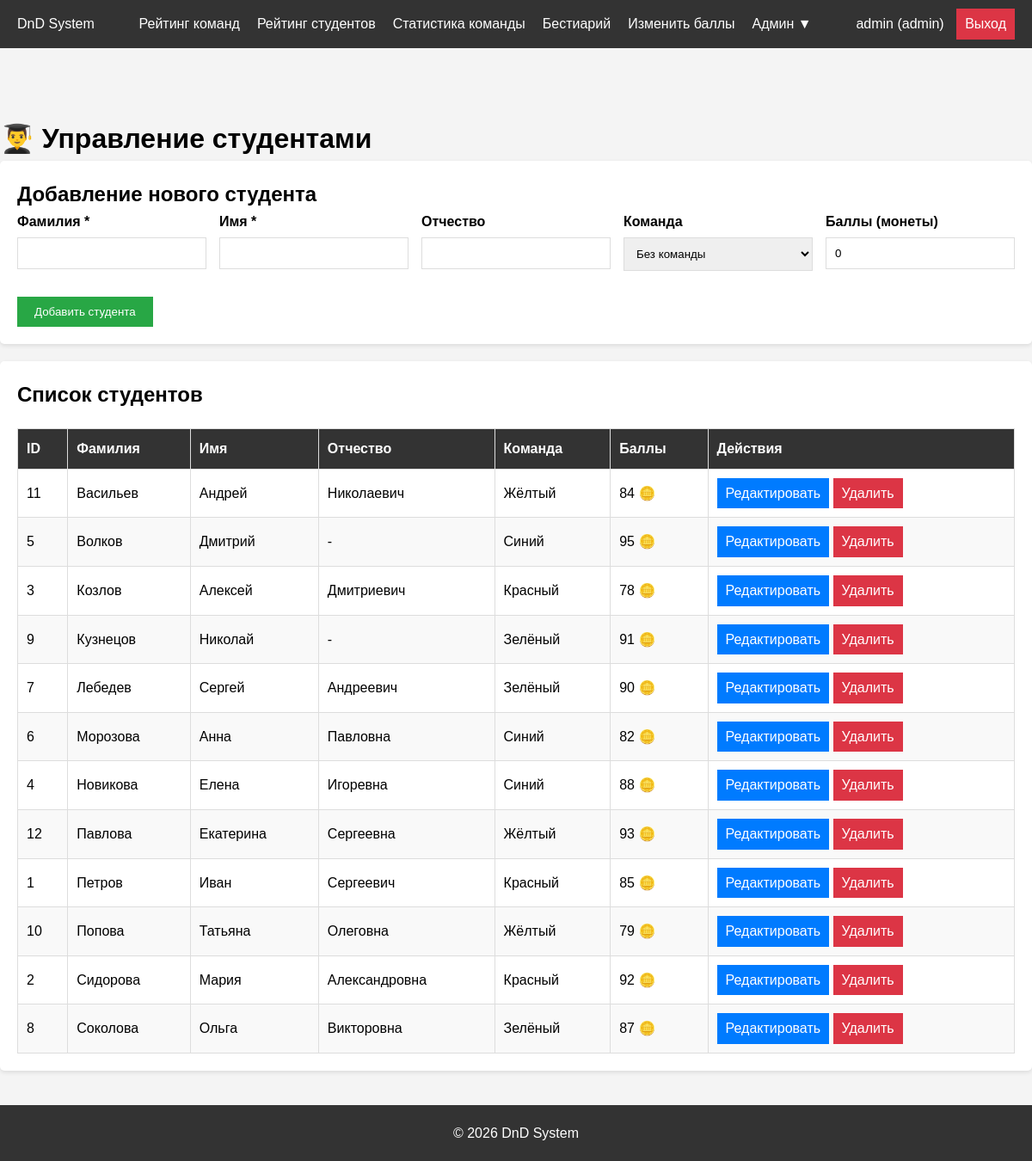
Screenshot of /fNAF/dnd-site/admin/students.php (signed in) with the database file from the repository.
### tables this page shows
CREATE TABLE `STUDENTS` (
  `student_id` int(10) UNSIGNED NOT NULL,
  `team_id` int(10) UNSIGNED DEFAULT NULL,
  `first_name` varchar(20) NOT NULL,
  `last_name` varchar(30) NOT NULL,
  `middle_name` varchar(30) DEFAULT NULL,
  `score` int(10) UNSIGNED NOT NULL DEFAULT 0,
  `created_at` timestamp NULL DEFAULT current_timestamp(),
  `updated_at` timestamp NULL DEFAULT current_timestamp() ON UPDATE current_timestamp()
);

CREATE TABLE `TEAMS` (
  `team_id` int(10) UNSIGNED NOT NULL,
  `character_id` int(10) UNSIGNED DEFAULT NULL,
  `team_color` varchar(15) NOT NULL,
  `amount` int(10) UNSIGNED NOT NULL DEFAULT 0,
  `inspiration` int(10) UNSIGNED NOT NULL DEFAULT 0,
  `created_at` timestamp NULL DEFAULT current_timestamp(),
  `updated_at` timestamp NULL DEFAULT current_timestamp() ON UPDATE current_timestamp()
);

### fNAF/dnd-site/admin/students.php (the view, shortened to what this page needs)
<?php
require_once '../includes/header.php';
$pdo = getDBConnection();
$editStudent = null;
$stmt = $pdo->query("
    SELECT s.*, t.team_color
    FROM STUDENTS s
    LEFT JOIN TEAMS t ON s.team_id = t.team_id
    ORDER BY s.last_name, s.first_name
");
$students = $stmt->fetchAll();
?>
<h1>👨‍🎓 Управление студентами</h1>
<div class="card">
    <h2><?= $editStudent ? 'Редактирование студента' : 'Добавление нового студента' ?></h2>
    <form method="POST">
        <div style="display: grid; grid-template-columns: repeat(auto-fit, minmax(200px, 1fr)); gap: 15px;">
            <div class="form-group">
                <label for="last_name">Фамилия *</label>
                <input type="text" id="last_name" name="last_name" required maxlength="30"
                       value="<?= htmlspecialchars($editStudent['last_name'] ?? '') ?>">
            </div>
            <div class="form-group">
                <label for="first_name">Имя *</label>
                <input type="text" id="first_name" name="first_name" required maxlength="20"
                       value="<?= htmlspecialchars($editStudent['first_name'] ?? '') ?>">
            </div>
            <div class="form-group">
                <label for="middle_name">Отчество</label>
                <input type="text" id="middle_name" name="middle_name" maxlength="30"
                       value="<?= htmlspecialchars($editStudent['middle_name'] ?? '') ?>">
            </div>
            <div class="form-group">
                <label for="team_id">Команда</label>
                <select name="team_id" id="team_id">
                    <option value="">Без команды</option>
                </select>
            </div>
            <div class="form-group">
                <label for="score">Баллы (монеты)</label>
                <input type="number" id="score" name="score" min="0"
                       value="<?= $editStudent['score'] ?? 0 ?>">
            </div>
        </div>
        <div style="margin-top: 15px;">
            <button type="submit" class="btn btn-success">
                <?= $editStudent ? 'Сохранить изменения' : 'Добавить студента' ?>
            </button>
        </div>
    </form>
</div>
<div class="card">
    <h2>Список студентов</h2>
    <table>
        <thead>
            <tr>
                <th>ID</th>
                <th>Фамилия</th>
                <th>Имя</th>
                <th>Отчество</th>
                <th>Команда</th>
                <th>Баллы</th>
                <th>Действия</th>
            </tr>
        </thead>
        <tbody>
            <?php foreach ($students as $student): ?>
            <tr>
                <td><?= $student['student_id'] ?></td>
                <td><?= htmlspecialchars($student['last_name']) ?></td>
                <td><?= htmlspecialchars($student['first_name']) ?></td>
                <td><?= htmlspecialchars($student['middle_name'] ?? '-') ?></td>
                <td><?= htmlspecialchars($student['team_color'] ?? 'Без команды') ?></td>
                <td><?= $student['score'] ?> 🪙</td>
                <td>
                    <a href="students.php?edit=<?= $student['student_id'] ?>" class="btn btn-primary" style="padding: 5px 10px;">Редактировать</a>
                    <a href="students.php?delete=<?= $student['student_id'] ?>" class="btn btn-danger" style="padding: 5px 10px;"
                       onclick="return confirm('Удалить студента?')">Удалить</a>
                </td>
            </tr>
            <?php endforeach; ?>
        </tbody>
    </table>
</div>
<?php require_once '../includes/footer.php'; ?>

### fNAF/dnd-site/css/style.css (style rules this page uses)
* { margin: 0; padding: 0; box-sizing: border-box; }
body { font-family: Arial, sans-serif; line-height: 1.6; background-color: #f4f4f4; }
.btn { padding: 10px 20px; border: none; cursor: pointer; text-decoration: none; display: inline-block; }
.btn-primary { background-color: #007bff; color: #fff; }
.btn-success { background-color: #28a745; color: #fff; }
.btn-danger { background-color: #dc3545; color: #fff; }
.form-group { margin-bottom: 15px; }
.form-group label { display: block; margin-bottom: 5px; font-weight: bold; }
.form-group input, .form-group select, .form-group textarea { width: 100%; padding: 10px; border: 1px solid #ddd; }
table { width: 100%; border-collapse: collapse; margin-top: 20px; }
table th, table td { border: 1px solid #ddd; padding: 10px; text-align: left; }
table th { background-color: #333; color: #fff; }
table tr:nth-child(even) { background-color: #f9f9f9; }
.card { background: #fff; padding: 20px; margin-bottom: 20px; border-radius: 5px; box-shadow: 0 2px 5px rgba(0,0,0,0.1); }

### rows the page displays
students: student_id "11", last_name "Васильев", first_name "Андрей", middle_name "Николаевич", team.team_color "Жёлтый", score "84"
students: student_id "5", last_name "Волков", first_name "Дмитрий", middle_name "-", team.team_color "Синий", score "95"
students: student_id "3", last_name "Козлов", first_name "Алексей", middle_name "Дмитриевич", team.team_color "Красный", score "78"
students: student_id "9", last_name "Кузнецов", first_name "Николай", middle_name "-", team.team_color "Зелёный", score "91"
students: student_id "7", last_name "Лебедев", first_name "Сергей", middle_name "Андреевич", team.team_color "Зелёный", score "90"
students: student_id "6", last_name "Морозова", first_name "Анна", middle_name "Павловна", team.team_color "Синий", score "82"
students: student_id "4", last_name "Новикова", first_name "Елена", middle_name "Игоревна", team.team_color "Синий", score "88"
students: student_id "12", last_name "Павлова", first_name "Екатерина", middle_name "Сергеевна", team.team_color "Жёлтый", score "93"
students: student_id "1", last_name "Петров", first_name "Иван", middle_name "Сергеевич", team.team_color "Красный", score "85"
students: student_id "10", last_name "Попова", first_name "Татьяна", middle_name "Олеговна", team.team_color "Жёлтый", score "79"
students: student_id "2", last_name "Сидорова", first_name "Мария", middle_name "Александровна", team.team_color "Красный", score "92"
students: student_id "8", last_name "Соколова", first_name "Ольга", middle_name "Викторовна", team.team_color "Зелёный", score "87"

### other values shown
$_SESSION['username'] "admin"
$_SESSION['role'] "admin"
